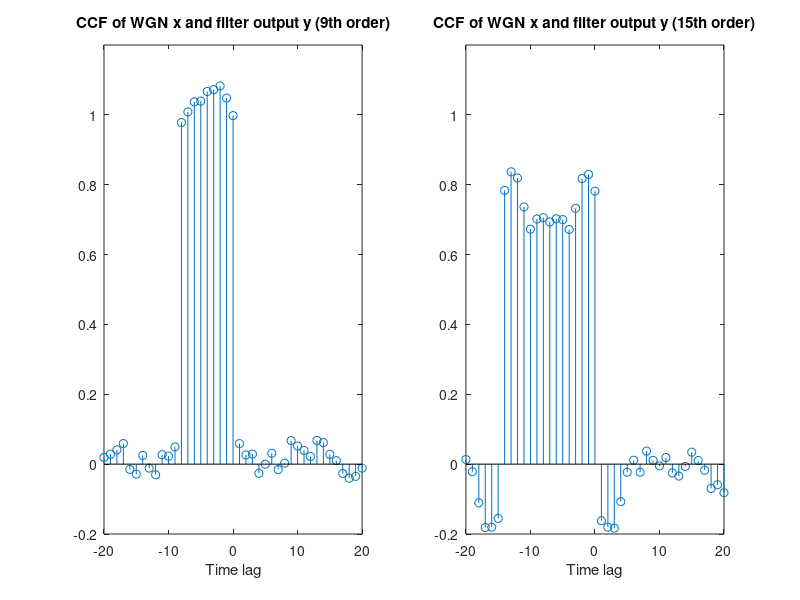

MATLAB code to generate this figure:
clear all

%Part 2.3.1----------------------------------------------------------------
x = randn(1,1000);
y = filter(ones(9,1),(1),x);
[corr_wgn,time_lag] = xcorr(x,y,20,'unbiased');

figure(1)
set(gcf,'Color','w')
subplot(1,2,1)
stem(time_lag,corr_wgn)
title('CCF of WGN x and filter output y (9th order)')
xlabel('Time lag')
axis ([-20 20 -0.2 1.2])

%Part 2.3.2----------------------------------------------------------------
x = randn(1,1000);
y = filter(ones(15,1),(1),x);   
[corr_wgn,time_lag] = xcorr(x,y,20,'unbiased');

subplot(1,2,2)
stem(time_lag,corr_wgn)
title('CCF of WGN x and filter output y (15th order)')
xlabel('Time lag')
axis ([-20 20 -0.2 1.2])